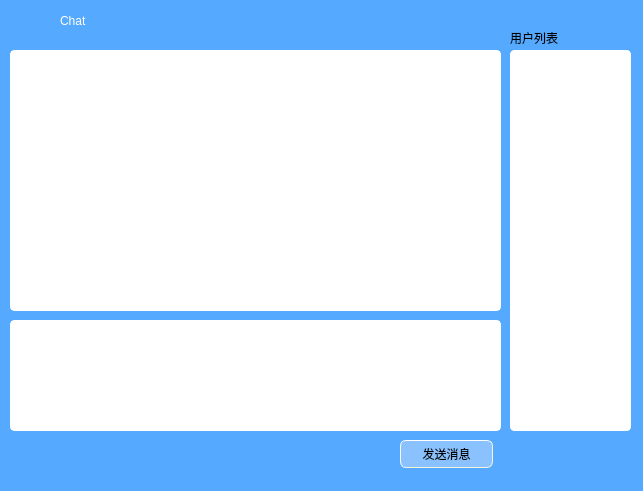
<?xml version="1.0" encoding="UTF-8"?>
<ui version="4.0">
 <class>Mainwindow</class>
 <widget class="QDialog" name="Mainwindow">
  <property name="geometry">
   <rect>
    <x>0</x>
    <y>0</y>
    <width>643</width>
    <height>491</height>
   </rect>
  </property>
  <property name="windowTitle">
   <string>Dialog</string>
  </property>
  <property name="styleSheet">
   <string notr="true">QDialog{
	
	
	background-color: rgb(85, 170, 255);
	
}
QListWidget{
	background-color: rgb(255, 255, 255);
}</string>
  </property>
  <widget class="QLabel" name="label">
   <property name="geometry">
    <rect>
     <x>510</x>
     <y>30</y>
     <width>72</width>
     <height>15</height>
    </rect>
   </property>
   <property name="styleSheet">
    <string notr="true">font: 9pt &quot;等线&quot;;</string>
   </property>
   <property name="text">
    <string>用户列表</string>
   </property>
  </widget>
  <widget class="QPushButton" name="pushButton_Send">
   <property name="geometry">
    <rect>
     <x>400</x>
     <y>440</y>
     <width>93</width>
     <height>28</height>
    </rect>
   </property>
   <property name="styleSheet">
    <string notr="true">QPushButton{
font: 9pt &quot;等线&quot;;
	color: rgb(0, 0, 0);
 border-style: outset;
     border-width: 1px;
     border-radius: 6px;
     border-color: beige;    
     padding: 6px;
	
	background-color: rgb(137, 194, 255);
}
QPushButton:pressed{
                   background-color:rgba(100,255,100,200);
                   border-color:rgba(255,255,255,30);
                   border-style:inset;
                   color:rgba(0,0,0,100);
                   }
QPushButton:hover{
	
	
	
	background-color: rgb(162, 212, 255);
                   border-color:rgba(255,255,255,200);
                   
	color: rgb(0, 0, 0);
                   }</string>
   </property>
   <property name="text">
    <string>发送消息</string>
   </property>
  </widget>
  <widget class="QListWidget" name="listWidget">
   <property name="geometry">
    <rect>
     <x>510</x>
     <y>50</y>
     <width>121</width>
     <height>381</height>
    </rect>
   </property>
   <property name="styleSheet">
    <string notr="true"> border-style: outset;
     border-width: 1px;
     border-radius: 4px;
border-color: rgb(255, 255, 255);</string>
   </property>
  </widget>
  <widget class="QTextEdit" name="textEdit">
   <property name="geometry">
    <rect>
     <x>10</x>
     <y>320</y>
     <width>491</width>
     <height>111</height>
    </rect>
   </property>
   <property name="styleSheet">
    <string notr="true"> border-style: outset;
     border-width: 1px;
     border-radius: 4px;
border-color: rgb(255, 255, 255);</string>
   </property>
  </widget>
  <widget class="QTextBrowser" name="textBrowser">
   <property name="geometry">
    <rect>
     <x>10</x>
     <y>50</y>
     <width>491</width>
     <height>261</height>
    </rect>
   </property>
   <property name="styleSheet">
    <string notr="true"> border-style: outset;
     border-width: 1px;
     border-radius: 4px;
border-color: rgb(255, 255, 255);</string>
   </property>
  </widget>
  <widget class="QPushButton" name="pushButton_Connect">
   <property name="geometry">
    <rect>
     <x>60</x>
     <y>0</y>
     <width>111</width>
     <height>41</height>
    </rect>
   </property>
   <property name="styleSheet">
    <string notr="true">
QPushButton{
font: 7pt &quot;幼圆&quot;;
color:rgb(108, 108, 108);
 border-style: outset;
    
     border-radius: 6px;
     border-color: beige;    
     padding: 6px;
	background-color: rgb(255, 255, 255);
border-top:0px solid #e8f3f9;
background:  transparent;
	image: url(:/icon/连接.png);
}
QPushButton:pressed{
	color: rgb(255, 255, 255);
                   border-color:rgba(255,255,255,30);
                   border-style:inset;
                   color:rgba(0,0,0,100);
                   }
QPushButton:hover{
	background-color:  rgb(255, 255, 255);
                   border-color: rgb(255, 255, 255);
                   
	border-top:0px solid #e8f3f9;
background:  transparent;
	
	color: rgb(11, 11, 11);
                   }
</string>
   </property>
   <property name="text">
    <string/>
   </property>
  </widget>
  <widget class="QLabel" name="label_2">
   <property name="geometry">
    <rect>
     <x>0</x>
     <y>0</y>
     <width>81</width>
     <height>41</height>
    </rect>
   </property>
   <property name="styleSheet">
    <string notr="true">image: url(:/icon/tubiao.png);</string>
   </property>
   <property name="text">
    <string/>
   </property>
  </widget>
  <widget class="QLabel" name="label_4">
   <property name="geometry">
    <rect>
     <x>60</x>
     <y>10</y>
     <width>71</width>
     <height>21</height>
    </rect>
   </property>
   <property name="styleSheet">
    <string notr="true">font: 9pt &quot;Segoe Print&quot;;
color: rgb(255, 255, 255);</string>
   </property>
   <property name="text">
    <string>Chat </string>
   </property>
  </widget>
 </widget>
 <resources/>
 <connections/>
</ui>
